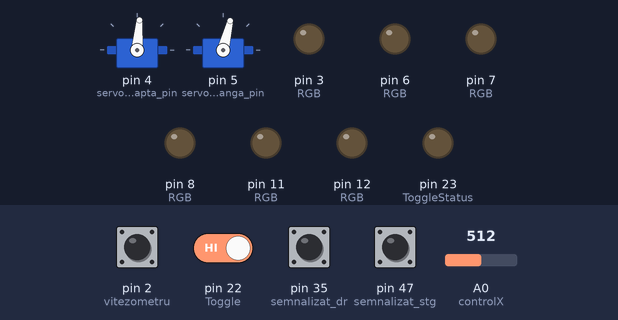
Bench run of a sketch on a simulated Arduino Mega 2560, built with avr-gcc and run on an emulated ATmega2560. Shown: 2 × servo, output pins drawn as LEDs (lit = HIGH). Dashed ring = blinking. The test bench sets the inputs (shaded band); at power-on: pin 2 (vitezometru), pin 22 (Toggle), pin 35 (semnalizat_dr), pin 47 (semnalizat_stg) HIGH, A0 (controlX) = 512. Random numbers use the default seed unless the sketch sets one; what the sketch prints to the serial monitor is not drawn.

Above: at 4.4 s.
4.5 s: pin 35 (semnalizat_dr) pulled LOW for 0.15 s
At 4.89 s:
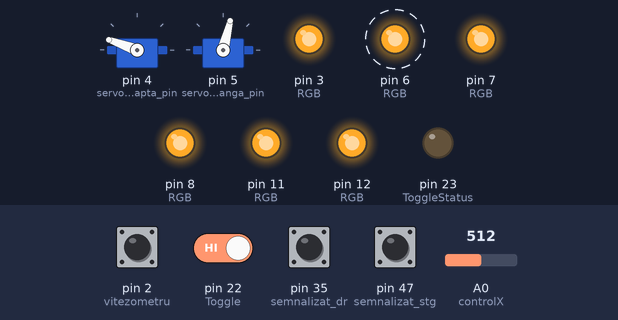
7.5 s: pin 47 (semnalizat_stg) pulled LOW for 0.15 s
At 7.99 s:
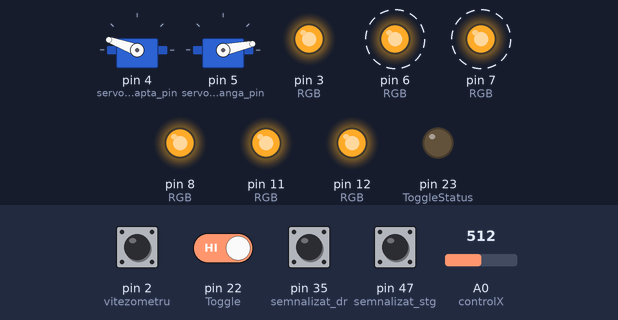
10.5 s: pin 22 (Toggle) driven LOW
At 11.08 s:
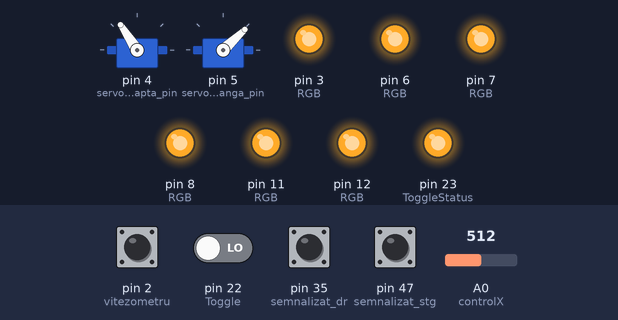
13.5 s: A0 (controlX) set to 716
At 14.18 s:
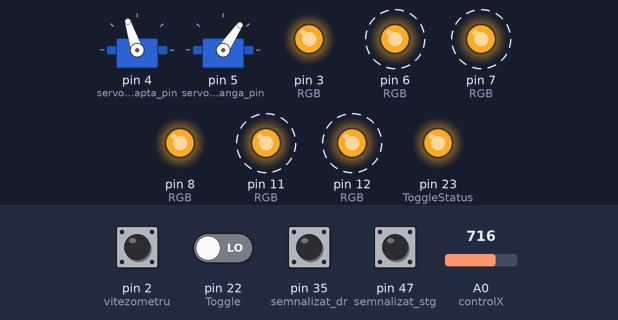
16.5 s: A0 (controlX) set to 900
At 17.27 s:
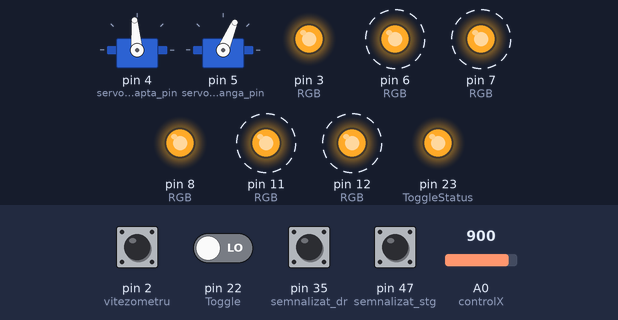
19.5 s: pin 35 (semnalizat_dr) pulled LOW for 1 s
Timing chart, 0 to 24.5 s (numbered marks = the images above; inputs shaded):
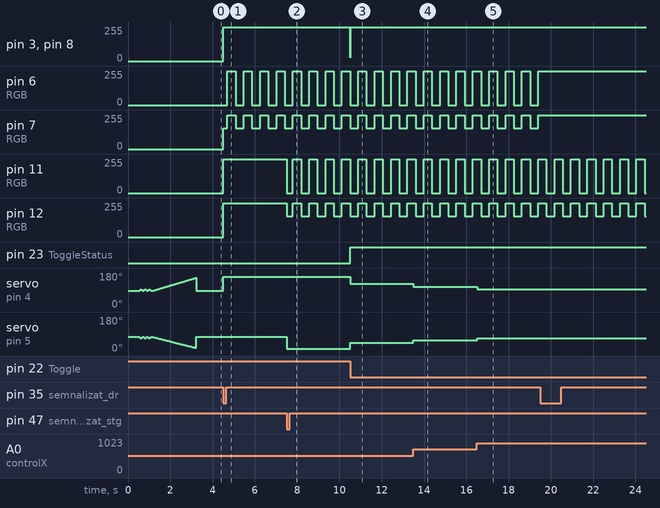

Measured:
- after the input at 4.5 s, pin 3 (RGB), pin 8 (RGB), pin 11 (RGB), pin 12 (RGB): 0/255 → 255/255 at once; pin 6 (RGB): alternates 255/255 for 0.39 s and 0/255 for 0.39 s, starting after 0.20 s; pin 7 (RGB): 0/255 → 155/255 at once, then repeats every 0.77 s: 255/255 0.39 s, 155/255 0.39 s; servo on pin 4 (servo_dreapta_pin): 85° → 160° at once
- after the input at 7.5 s, pin 11 (RGB): 255/255 → 0/255 at once, then repeats every 0.77 s: 255/255 0.39 s, 0/255 0.39 s; pin 12 (RGB): 255/255 → 155/255 at once, then repeats every 0.77 s: 255/255 0.39 s, 155/255 0.39 s; servo on pin 5 (servo_stanga_pin): 76° → 12° at once
- after the input at 10.5 s, pin 3 (RGB), pin 8 (RGB): 255/255 → 23/255 at once, → 255/255 0.01 s later; pin 23 (ToggleStatus): LOW → HIGH at once; servo on pin 4 (servo_dreapta_pin): 160° → 123° at once; servo on pin 5 (servo_stanga_pin): 12° → 43° at once
- after the input at 13.5 s, servo on pin 4 (servo_dreapta_pin): 123° → 108° at once; servo on pin 5 (servo_stanga_pin): 43° → 56° at once
- after the input at 16.5 s, servo on pin 4 (servo_dreapta_pin): 108° → 95° at once; servo on pin 5 (servo_stanga_pin): 56° → 67° at once

The sketch:

Smart_Bike.ino
```cpp
#include <Servo.h>

long long systemClickTime = 0;
int DELAYTIME = 1;
//                                                                       A SI VEZI CA NE TREBE SI FRONT LIGHT
Servo servo_dreapta;
Servo servo_stanga;

//constante
const short vitezometru = 2;
const short servo_dreapta_pin = 4;
const short servo_stanga_pin = 5;
const short controlX = A0;
const short controlY = A1;
const short Toggle = 22;
const short ToggleStatus = 23;
//de adaugat cand terminam                                                             MA COAE ADAUGA AICi
const short semnalizat_dr=35;
const short semnalizat_stg=47;


const short RGB[2][3] =
{
  {
    6,7,8
  },
  {
    11,12,3
  }
};
//


void displayAll(int r=0, int g=0, int b=0)
{
  r = 255-r;
  g = 255-g;
  b = 255-b;
  for(int i = 0;i<2;i++)
  {
    analogWrite(RGB[i][0], r);
    analogWrite(RGB[i][1], g);
    analogWrite(RGB[i][2], b);
  }
}

void displayDr(int r=0, int g=0, int b=0)
{
  r = 255-r;
  g = 255-g;
  b = 255-b;
    analogWrite(RGB[0][0], r);
    analogWrite(RGB[0][1], g);
    analogWrite(RGB[0][2], b);
}

void displayStg(int r=0, int g=0, int b=0)
{
  r = 255-r;
  g = 255-g;
  b = 255-b;
    analogWrite(RGB[1][0], r);
    analogWrite(RGB[1][1], g);
    analogWrite(RGB[1][2], b);
}

void displayRandom()
{
  displayAll(random(0, 255), random(0, 255), random(0, 255));
}

const unsigned short wheel = 2080;

void writeServos(int right=0, int left=0)
{
  servo_dreapta.write(90-5+right);
  servo_stanga.write(90-14-((float)left*0.85));
}

void writeDr(int right=0)
{
  servo_dreapta.write(90-5+right);
}

void writeStg(int left=0)
{
  servo_stanga.write(90-14-((float)left*0.85));
}


float vitezaCalc(int Timp)
{
  return (((float )wheel * 36) / (10 * (float)Timp));
}

void ServoSeq()
{
  writeServos();
  delay(500);
  for(int j = 0; j < 3; j++)
  {
    for(int i = 0;i<10;i++)
    {
      writeServos(i, i);
      delay(10);
    }
    for(int i = 10;i>0;i--)
    {
      writeServos(i, i);
      delay(10);
    }
  }
  writeServos();
  for(int i = 0;i<70;i++)
  {
    writeServos(i, i);
    delay(30);
  }
  writeServos();
}
void semn(char a, int timp, int epoca){                                                                        // VERIFICA
  if(a=='d'){
      if(timp%epoca>=epoca/2)
        displayDr(255,100,0);
      else
        displayDr();
  }
  else{
      if(timp%epoca>=epoca/2)
        displayStg(255,100,0);
      else
        displayStg();
  }
}

void semnAll(int timp, int epoca){                                                                        // VERIFICA
  if(timp%epoca>=epoca/2)
    displayAll(255,100,0);
  else
    displayAll();
}

//variabile
long lastClic = 0;
int clicTime = 0;
float viteza = 0;             // v = d/t
float viteza_anterioara = 0;  // pentru delta v
float acceleratie = 0;        // a =  v/t

bool lastTypeClic = 1;
bool prevToggle = 1;
bool CLICKLOOP = 0;
bool MANUALFLAPS = 0;
bool MFToggle = 0;
bool ReturnToBase = 0;
bool ConnectedToBl = 0;
bool stgTog=0, drTog=0;
bool lastStg = 1, lastDr = 1;

void setup() {
  Serial.begin(9600);
  pinMode(vitezometru, INPUT_PULLUP);
  pinMode(Toggle, INPUT_PULLUP);
  pinMode(ToggleStatus, OUTPUT);

  pinMode(semnalizat_stg,INPUT_PULLUP);
  pinMode(semnalizat_dr, INPUT_PULLUP);

  for(int i = 0;i<2;i++)
  {
    for(int j = 0;j<3;j++)
    {
      pinMode(RGB[i][j], OUTPUT);
    }
  }

  servo_dreapta.attach(servo_dreapta_pin);
  servo_stanga.attach(servo_stanga_pin);

  ServoSeq();

}

void loop() {
  systemClickTime++;

  // Sectiunea de vitezometru

  int clic = digitalRead(vitezometru);
  int ToggleVal = digitalRead(Toggle);
  clicTime = millis() - lastClic;


  if(clic == 0 && lastTypeClic == 1)
  {
    viteza = vitezaCalc(clicTime);
    lastClic = millis();
    lastTypeClic = clic;
    CLICKLOOP = 1; //IMPORTANT
  }
  else if(clic == 1 && lastTypeClic == 0)
    lastTypeClic = 1;
  if(clicTime > 2000)
    viteza = 0;

  // END Sectiunea de vitezometru

  //Sectiunea de Control Manual al FLAPS

  if(ToggleVal == 0 && prevToggle == 1)
  {
    MANUALFLAPS = !MANUALFLAPS;

    prevToggle = ToggleVal;
    if(MANUALFLAPS == 0)
    {
      ReturnToBase = 1;
    }
    else
      displayRandom();
  }
  else if(ToggleVal == 1 && prevToggle == 0)
    prevToggle = 1;


  if(MANUALFLAPS)
  {
    int valoareX = analogRead(controlX);
    int writeValue = map(valoareX, 0, 1024, 75, 0);
    writeServos(writeValue, writeValue);
    digitalWrite(ToggleStatus, HIGH);

  }
  else
  {
    digitalWrite(ToggleStatus, LOW);
  }
  //END Sectiunea de Control Manual al FLAPS

  //Sectiunea de detectie de frana
  if(CLICKLOOP)
  {
    if(viteza != viteza_anterioara && ((viteza_anterioara - viteza) >= 4))
    {
      writeServos(75, 75);
      displayAll(255, 0, 0);
    }
    else if( ( (viteza_anterioara - viteza) < 4) && ( (viteza_anterioara - viteza) > 1.65) )
    {
      writeServos(38, 38);
      displayAll(128, 0, 0);
    }
  }
  if(!viteza && viteza_anterioara)
  {
    ReturnToBase = 1;
  }
  /*if(!viteza)
  {
    displayAll(128, 0, 0);
  }*/
  //END Sectiunea de detectie de frana

  Serial.println(viteza);
  /*Serial.print(" , ");
  Serial.print(viteza_anterioara);
  //Serial.print(" , ");
  //Serial.println(analogRead(A0));
  Serial.print(" , ");
  Serial.println(clic);
  */
  //cod pt semnalizat                                                                 ASTA TEORETIC DOAR VERIFICA
  int stg=digitalRead(semnalizat_stg);
  int dr=digitalRead(semnalizat_dr);
  Serial.print(stg);
  Serial.print("-");
  Serial.println(dr);
  Serial.print("+");
  if(stg==0&&lastStg==1)
  {
    stgTog = !stgTog;
    if(stgTog == 0)
    {
      writeStg();
      displayStg();
    }
    else if (drTog)
    {
      displayAll();
      writeStg(75);
    }
    else
    {
      displayAll();
      writeDr();
      writeStg(75);
    }
  }
  if(dr==0&&lastDr==1)
  {
    drTog = !drTog;
    if(drTog == 0)
    {
      writeDr();
      displayDr();
    }
    else if (stgTog)
    {
      displayAll();
      writeDr(75);
    }
    else
    {
      displayAll();
      writeStg();
      writeDr(75);
    }
  }

  lastStg = stg;
  lastDr = dr;

  if(drTog&&stgTog)
  {
    semnAll(systemClickTime, (500/DELAYTIME)/8);
  }
  else if(stgTog)
  {
    semn('s', systemClickTime, (500/DELAYTIME)/8);
  }
  else if(drTog)
  {
    semn('d', systemClickTime, (500/DELAYTIME)/8);
  }


  if(ReturnToBase)
  {
    writeServos();
    ReturnToBase = !ReturnToBase;
    displayAll();
  }
  CLICKLOOP = 0;
  viteza_anterioara = viteza;


  delay(DELAYTIME); // "daca da eroare maresti delayu;" Pava -2016
}
```
